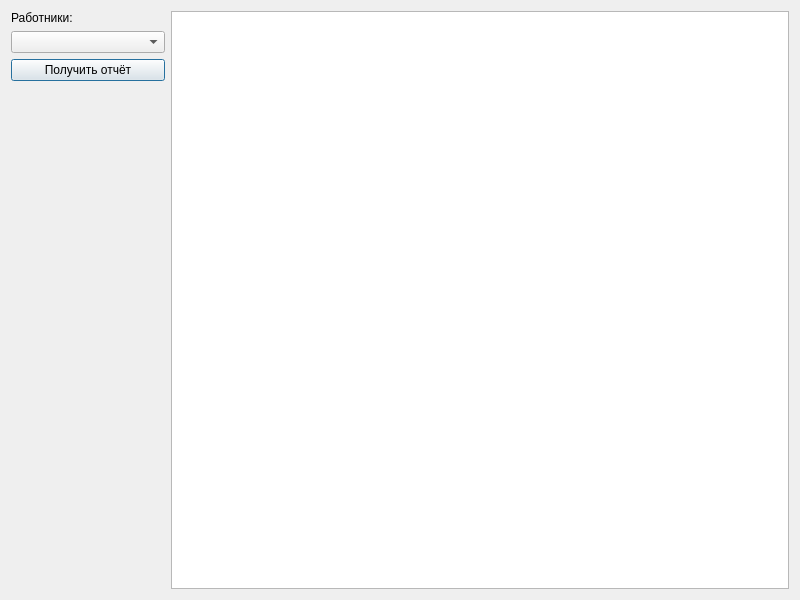
<?xml version="1.0" encoding="UTF-8"?>
<ui version="4.0">
 <class>ReportDialog</class>
 <widget class="QDialog" name="ReportDialog">
  <property name="enabled">
   <bool>true</bool>
  </property>
  <property name="geometry">
   <rect>
    <x>0</x>
    <y>0</y>
    <width>800</width>
    <height>600</height>
   </rect>
  </property>
  <property name="windowTitle">
   <string>Отчёт</string>
  </property>
  <property name="styleSheet">
   <string notr="true"/>
  </property>
  <layout class="QHBoxLayout" name="horizontalLayout" stretch="1,4">
   <item>
    <layout class="QVBoxLayout" name="verticalLayout" stretch="0,0,0,0">
     <item>
      <widget class="QLabel" name="labelUsers">
       <property name="frameShape">
        <enum>QFrame::NoFrame</enum>
       </property>
       <property name="lineWidth">
        <number>0</number>
       </property>
       <property name="text">
        <string>Работники:</string>
       </property>
      </widget>
     </item>
     <item>
      <widget class="QComboBox" name="comboBox">
       <property name="sizePolicy">
        <sizepolicy hsizetype="Preferred" vsizetype="Fixed">
         <horstretch>0</horstretch>
         <verstretch>0</verstretch>
        </sizepolicy>
       </property>
      </widget>
     </item>
     <item>
      <widget class="QPushButton" name="pushButtonReport">
       <property name="text">
        <string>Получить отчёт</string>
       </property>
      </widget>
     </item>
     <item>
      <spacer name="verticalSpacer">
       <property name="orientation">
        <enum>Qt::Vertical</enum>
       </property>
       <property name="sizeHint" stdset="0">
        <size>
         <width>20</width>
         <height>40</height>
        </size>
       </property>
      </spacer>
     </item>
    </layout>
   </item>
   <item>
    <widget class="QTextEdit" name="result">
     <property name="acceptDrops">
      <bool>false</bool>
     </property>
     <property name="styleSheet">
      <string notr="true">border-color:orange;</string>
     </property>
    </widget>
   </item>
  </layout>
 </widget>
 <resources/>
 <connections/>
</ui>
